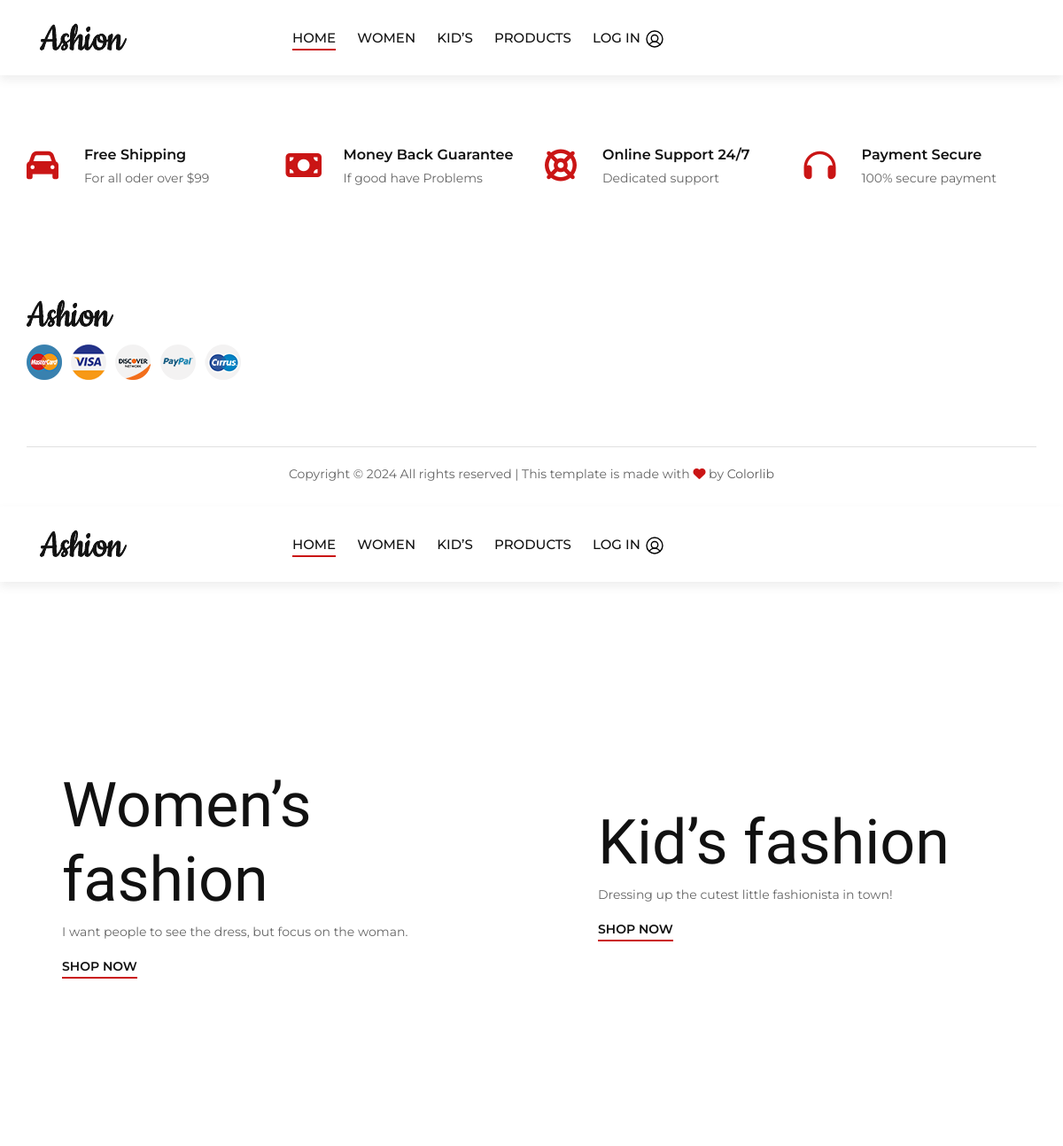
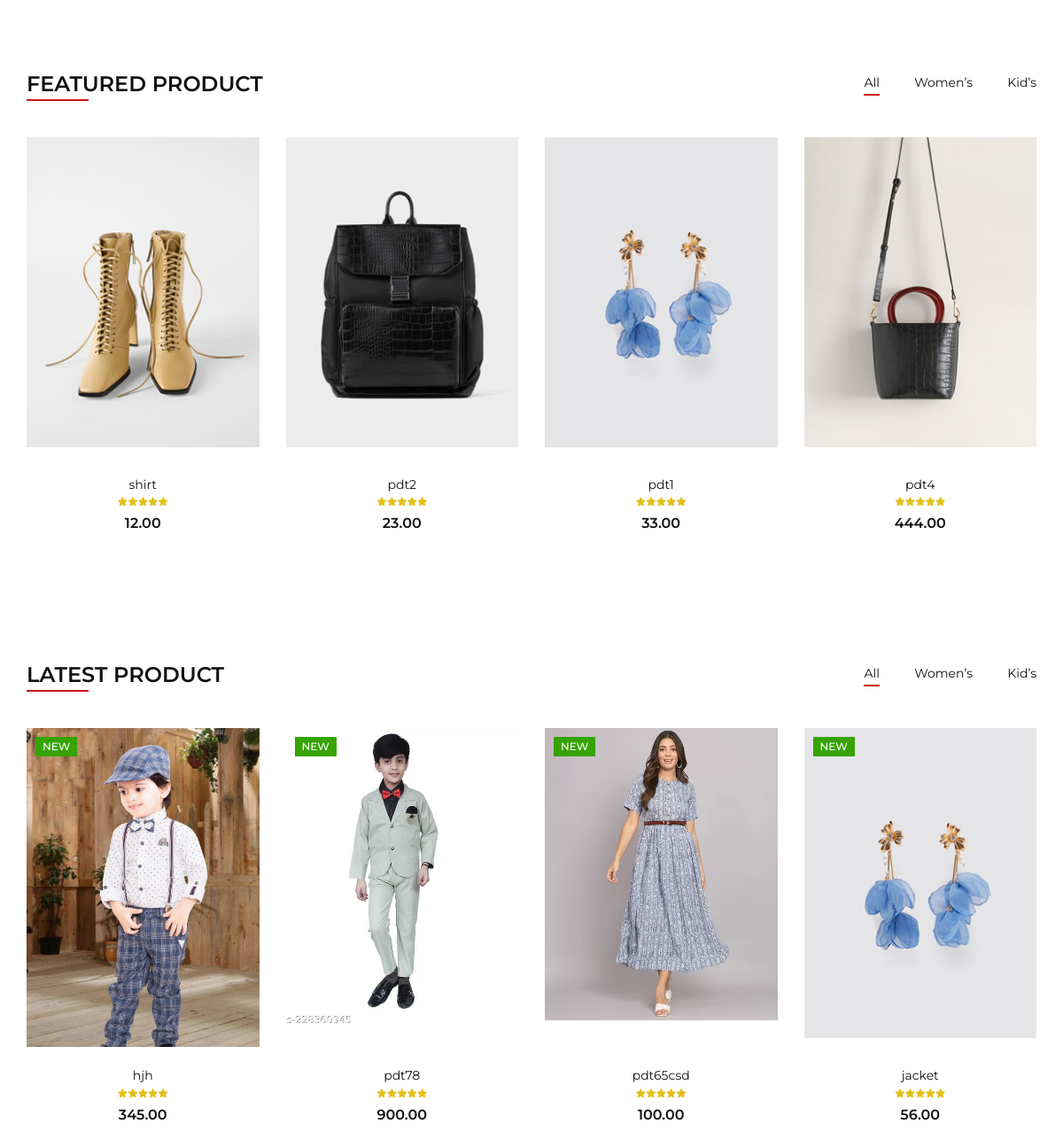
The page / on the database its author committed (2 pictures, top to bottom).
### products/models.py (models this page shows, shortened)
class Product(models.Model):
    LIVE=1
    DELETE=0
    DELETE_CHOICES=((LIVE,'Live'),(DELETE,'delete'))
    name=models.CharField(max_length=200)
    description=models.TextField()
    price = models.DecimalField(max_digits=10, decimal_places=2)
    stock = models.PositiveIntegerField()
    image_url = models.ImageField(upload_to='media')
    image_1 = models.ImageField(upload_to='media',default="null",null=True)
    image_2 = models.ImageField(upload_to='media',default="null",null=True)
    image_3 = models.ImageField(upload_to='media',default="null",null=True)
    category = models.ForeignKey(Category, related_name='products', on_delete=models.CASCADE)
    sub_category = models.ForeignKey(SubCategory, related_name='sub_products', on_delete=models.CASCADE,default=1)
    sizes = models.ManyToManyField(Size)  # Many-to-Many relationship for multiple sizes
    priority=models.IntegerField(default=0)
    deleted_status=models.IntegerField(choices=DELETE_CHOICES,default=LIVE)
    created_at=models.DateTimeField(auto_now_add=True)
    updated_at=models.DateTimeField(auto_now=True)
    objects = ProductManager()  # Attach the custom manager here

### products/views.py (the view)
# urls.py: path('', views.index,name='home'),
@cache_control(no_cache=True, must_revalidate=True, no_store=True)
def index(request):
    if request.user.is_authenticated and not request.session.get('has_logged_in', False):
        messages.success(request, f'Welcome {request.user.username}!')
        request.session['has_logged_in'] = True
    featured_product = Product.objects.order_by('priority')[:4]
    latest_product = Product.objects.order_by('-id')[:4]
    context = {
        'featured_product': featured_product,
        'latest_product': latest_product
    }
    return render(request, 'index.html', context)

### orders/context_processors.py (called while the page is built)
def cart_count(request):
    if request.user.is_authenticated:
        try:
            cart = Cart.objects.get(cart_user=request.user)
            cart_items = CartItem.objects.filter(cart=cart,is_active=True)
            return {'cart_count': cart_items.count()}
        except Cart.DoesNotExist:
            return {'cart_count': 0}  # Return 0 if no cart exists for the user
    else:
        return {'cart_count': 0}  # Return 0 for anonymous users or when the user is not logged in

### products/context_processors.py (called while the page is built)
def wishlist_count(request):
    if request.user.is_authenticated:
        wishlist_count = Wishlist.objects.filter(user=request.user).count()
    else:
        wishlist_count = 0
    return {'wishlist_count': wishlist_count}

### products/models.py (called while the page is built)
    def __str__(self):
        return self.name

    def active(self):
        return self.filter(deleted_status=Product.LIVE)

    def get_queryset(self):
        return ProductQuerySet(self.model, using=self._db).active()

### templates/index.html
{% include "blank_layout.html" %}
{% include "base.html" %}
{% include "header.html" %}
{% include "banner_layout.html" %}
{% include "home_page_layout.html" %}

### templates/home_page_layout.html (shortened to what this page needs)
<!DOCTYPE html>
<html lang="en">
<head>
</head>
<body>
    {% load static %}
    <section class="product spad">
        <div class="container">
            <div class="row">
                <div class="col-lg-4 col-md-4">
                    <div class="section-title">
                        <h4>Featured Product</h4>
                    </div>
                </div>
                <div class="col-lg-8 col-md-8">
                    <ul class="filter__controls" id="featured-filter">
                        <li class="active" data-filter="*">All</li>
                        <li data-filter=".women">Women’s</li>
                        <li data-filter=".kids">Kid’s</li>
                    </ul>
                </div>
            </div>
            <div class="row property__gallery" id="featured-products">
                {% for product in featured_product %}
                <div class="col-lg-3 col-md-4 col-sm-6 mix product-item {{ product.category }}">
                    <div class="product__item">
                        <div class="product__item__pic set-bg">
                            <a href="{{ product.image_url.url }}"><img src="{{ product.image_url.url }}" ></a>
                            <ul class="product__hover">
                            </ul>
                        </div>
                        <div class="product__item__text">
                            <h6><a href="#">{{ product.name }}</a></h6>
                            <div class="rating">
                                <i class="fa fa-star"></i>
                                <i class="fa fa-star"></i>
                                <i class="fa fa-star"></i>
                                <i class="fa fa-star"></i>
                                <i class="fa fa-star"></i>
                            </div>
                            <div class="product__price">{{ product.price }}</div>
                        </div>
                    </div>
                </div>
                {% endfor %}
            </div>
        </div>
    </section>
    <section class="product spad">
        <div class="container">
            <div class="row">
                <div class="col-lg-4 col-md-4">
                    <div class="section-title">
                        <h4>Latest Product</h4>
                    </div>
                </div>
                <div class="col-lg-8 col-md-8">
                    <ul class="filter__controls" id="latest-filter">
                        <li class="active" data-filter="*">All</li>
                        <li data-filter=".women">Women’s</li>
                        <li data-filter=".kids">Kid’s</li>
                    </ul>
                </div>
            </div>
            <div class="row property__gallery" id="latest-products">
                {% for product in latest_product %}
                <div class="col-lg-3 col-md-4 col-sm-6 mix product-item {{ product.category }}">
                    <div class="product__item">
                        <div class="product__item__pic set-bg">
                            <a href="{{ product.image_url.url }}"><img src="{{ product.image_url.url }}"></a>
                            <div class="label new">New</div>
                            <ul class="product__hover">
                            </ul>
                        </div>
                        <div class="product__item__text">
                            <h6><a href="#">{{ product.name }}</a></h6>
                            <div class="rating">
                                <i class="fa fa-star"></i>
                                <i class="fa fa-star"></i>
                                <i class="fa fa-star"></i>
                                <i class="fa fa-star"></i>
                                <i class="fa fa-star"></i>
                            </div>
                            <div class="product__price">{{ product.price }}</div>
                        </div>
                    </div>
                </div>
                {% endfor %}
            </div>
        </div>
    </section>
</body>
</html>

### static/css/style.css (style rules this page uses)
html, body { height: 100%; font-family: "Montserrat", sans-serif; -webkit-font-smoothing: antialiased; }
h1, h2, h3, h4, h5, h6 { margin: 0; color: #111111; font-weight: 400; font-family: "Montserrat", sans-serif; }
h4 { font-size: 24px; }
h6 { font-size: 16px; }
img { max-width: 100%; }
ul, ol { padding: 0; margin: 0; }
.section-title { margin-bottom: 45px; }
.section-title h4 { color: #111111; font-weight: 600; text-transform: uppercase; position: relative; display: inline-block; }
.section-title h4:after { position: absolute; left: 0; bottom: -4px; height: 2px; width: 70px; background: #ca1515; content: ""; }
.set-bg { background-repeat: no-repeat; background-size: cover; background-position: top center; }
.spad { padding-top: 100px; padding-bottom: 100px; }
.product { padding-top: 60px; padding-bottom: 50px; }
.filter__controls { text-align: right; margin-bottom: 50px; }
.filter__controls li { font-size: 14px; list-style: none; display: inline-block; color: #111111; margin-right: 35px; position: relative; cursor: pointer; }
.filter__controls li.active:after { opacity: 1; }
.filter__controls li:after { position: absolute; left: 0; bottom: -4px; height: 2px; width: 100%; background: #ca1515; content: ""; opacity: 0; }
.filter__controls li:last-child { margin-right: 0; }
.product__item { margin-bottom: 35px; }
.product__item__pic { height: 360px; position: relative; overflow: hidden; }
.product__item__pic .label { font-size: 12px; color: #ffffff; font-weight: 500; display: inline-block; padding: 2px 8px; text-transform: uppercase; position: absolute; left: 10px; top: 10px; }
.product__item__pic .label.new { background: #36a300; }
.product__hover { position: absolute; left: 0; width: 100%; bottom: 30px; text-align: center; }
.product__item__text { text-align: center; padding-top: 22px; }
.product__item__text h6 a { font-size: 14px; color: #111111; }
.product__item__text .rating { line-height: 18px; margin-bottom: 5px; }
.product__item__text .rating i { font-size: 10px; color: #e3c01c; margin-right: -4px; }
.product__item__text .rating i:last-child { margin-right: 0; }
.product__item__text .product__price { color: #111111; font-weight: 600; }
@media only screen and (min-width: 1200px) { .container { max-width: 1170px; } }

### rows shown on the page
Product: image_url (picture), name "shirt", price "12.00"
Product: image_url (picture), name "pdt2", price "23.00"
Product: image_url (picture), name "pdt1", price "33.00"
Product: image_url (picture), name "pdt4", price "444.00"
Product: image_url (picture), name "hjh", price "345.00"
Product: image_url (picture), name "pdt78", price "900.00"
Product: image_url (picture), name "pdt65csd", price "100.00"
Product: image_url (picture), name "jacket", price "56.00"
